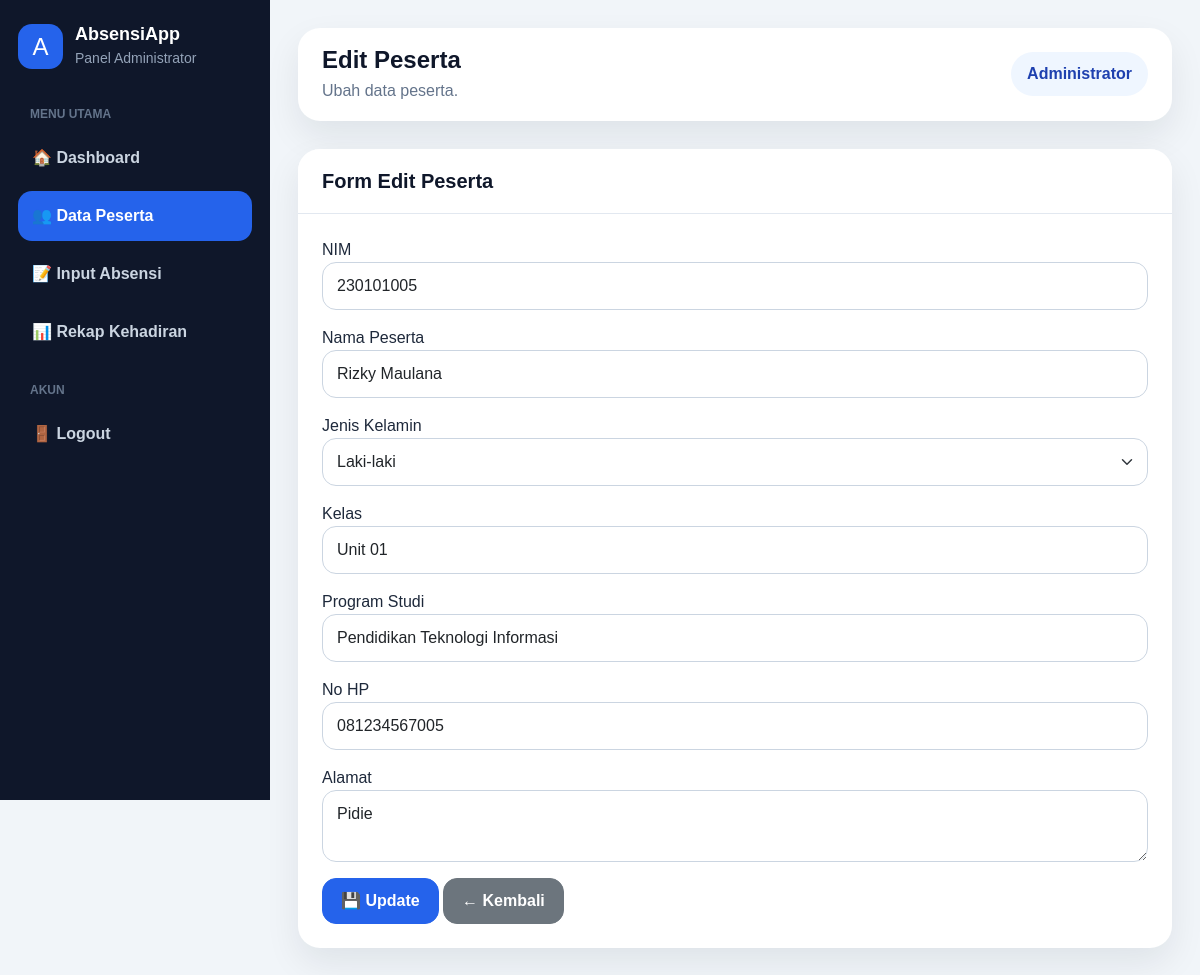
Screenshot of /edit_peserta.php?id=5 with the database file from the repository.
### tables this page shows
CREATE TABLE `peserta` (
  `id_peserta` int(11) NOT NULL,
  `nim` varchar(30) NOT NULL,
  `nama_peserta` varchar(100) NOT NULL,
  `jenis_kelamin` enum('L','P') NOT NULL,
  `kelas` varchar(50) NOT NULL,
  `prodi` varchar(100) DEFAULT NULL,
  `no_hp` varchar(20) DEFAULT NULL,
  `alamat` text DEFAULT NULL,
  `status_peserta` enum('aktif','nonaktif') DEFAULT 'aktif',
  `created_at` timestamp NOT NULL DEFAULT current_timestamp()
);

### edit_peserta.php (the view, shortened to what this page needs)
<?php
require_once 'koneksi.php';
$id = $_GET['id'];
$data = mysqli_query($conn,"SELECT * FROM peserta WHERE id_peserta='$id'");
$p = mysqli_fetch_assoc($data);
?>
<!DOCTYPE html>
<html lang="id">
<head>
<link href="https://cdn.jsdelivr.net/npm/bootstrap@5.3.8/dist/css/bootstrap.min.css" rel="stylesheet">
<link rel="stylesheet" href="assets/css/style.css">
</head>
<body>
<div class="app-layout">
<aside class="sidebar">
<div class="logo">
<div class="logo-box">A</div>
<div>
<h4>AbsensiApp</h4>
<small>Panel Administrator</small>
</div>
</div>
<div class="menu-label">Menu Utama</div>
<ul class="nav-menu">
<li><a href="dashboard.php">🏠 Dashboard</a></li>
<li><a href="peserta.php" class="active">👥 Data Peserta</a></li>
<li><a href="absensi.php">📝 Input Absensi</a></li>
<li><a href="rekap.php">📊 Rekap Kehadiran</a></li>
</ul>
<div class="menu-label">Akun</div>
<ul class="nav-menu">
<li><a href="logout.php">🚪 Logout</a></li>
</ul>
</aside>
<main class="main-content">
<div class="topbar">
<div>
<h2>Edit Peserta</h2>
<p>Ubah data peserta.</p>
</div>
<div class="user-pill">
Administrator
</div>
</div>
<div class="content-card">
<div class="card-header">
<h5>Form Edit Peserta</h5>
</div>
<div class="card-body">
<form method="post">
<div class="mb-3">
<label>NIM</label>
<input type="text" class="form-control" name="nim"
value="<?= $p['nim']; ?>" required>
</div>
<div class="mb-3">
<label>Nama Peserta</label>
<input type="text" class="form-control"
name="nama_peserta"
value="<?= $p['nama_peserta']; ?>" required>
</div>
<div class="mb-3">
<label>Jenis Kelamin</label>
<select class="form-select" name="jenis_kelamin">
<option value="L"
<?= $p['jenis_kelamin']=="L" ? "selected":"";?>>
Laki-laki
</option>
</select>
</div>
<div class="mb-3">
<label>Kelas</label>
<input type="text"
class="form-control"
name="kelas"
value="<?= $p['kelas']; ?>">
</div>
<div class="mb-3">
<label>Program Studi</label>
<input type="text"
class="form-control"
name="prodi"
value="<?= $p['prodi']; ?>">
</div>
<div class="mb-3">
<label>No HP</label>
<input type="text"
class="form-control"
name="no_hp"
value="<?= $p['no_hp']; ?>">
</div>
<div class="mb-3">
<label>Alamat</label>
<textarea class="form-control"
name="alamat"><?= $p['alamat']; ?></textarea>
</div>
<button class="btn btn-primary" name="update">
💾 Update
</button>
<a href="peserta.php" class="btn btn-secondary">
← Kembali
</a>
</form>
</div>
</div>
</main>
</div>
</body>
</html>

### assets/css/style.css (style rules this page uses)
:root { --primary: #2563eb; --primary-dark: #1e40af; --secondary: #64748b; --success: #16a34a; --warning: #f59e0b; --danger: #dc2626; --info: #0891b2; --dark: #0f172a; --light: #f8fafc; --soft-blue: #eff6ff; --border: #e2e8f0; --card-shadow: 0 15px 35px rgba(15, 23, 42, 0.08); }
* { box-sizing: border-box; }
body { font-family: Arial, Helvetica, sans-serif; background: #f1f5f9; color: #1e293b; margin: 0; }
a { text-decoration: none; }
.app-layout { display: flex; min-height: 100vh; }
.sidebar { width: 270px; background: #0f172a; color: white; padding: 24px 18px; position: fixed; min-height: 100vh; }
.sidebar .logo { display: flex; align-items: center; gap: 12px; margin-bottom: 35px; }
.logo-box { width: 45px; height: 45px; border-radius: 14px; background: #2563eb; display: flex; align-items: center; justify-content: center; font-size: 24px; }
.sidebar .logo h4 { margin: 0; font-size: 18px; font-weight: 800; }
.sidebar .logo small { color: #94a3b8; }
.menu-label { color: #64748b; font-size: 12px; text-transform: uppercase; font-weight: 700; margin: 24px 12px 10px; }
.nav-menu { list-style: none; padding: 0; margin: 0; }
.nav-menu li { margin-bottom: 8px; }
.nav-menu a { color: #cbd5e1; display: flex; align-items: center; gap: 12px; padding: 13px 14px; border-radius: 14px; font-weight: 600; transition: 0.2s ease; }
.nav-menu a:hover, .nav-menu a.active { background: #2563eb; color: white; }
.main-content { margin-left: 270px; width: calc(100% - 270px); padding: 28px; }
.topbar { background: white; border-radius: 22px; padding: 18px 24px; box-shadow: var(--card-shadow); display: flex; align-items: center; justify-content: space-between; margin-bottom: 28px; }
.topbar h2 { font-weight: 800; font-size: 24px; margin: 0; color: var(--dark); }
.topbar p { margin: 4px 0 0; color: var(--secondary); }
.user-pill { background: var(--soft-blue); color: var(--primary-dark); border-radius: 50px; padding: 10px 16px; font-weight: 700; }
.content-card { background: white; border-radius: 22px; box-shadow: var(--card-shadow); border: 0; overflow: hidden; }
.content-card .card-header { background: white; border-bottom: 1px solid var(--border); padding: 20px 24px; }
.content-card .card-header h5 { margin: 0; font-weight: 800; color: var(--dark); }
.content-card .card-body { padding: 24px; }
.form-control, .form-select { border-radius: 14px; border-color: #cbd5e1; padding: 11px 14px; }
.btn { border-radius: 14px; font-weight: 700; padding: 10px 18px; }
.btn-primary { background: var(--primary); border-color: var(--primary); }

### rows the page displays
peserta: nim "230101005", nama_peserta "Rizky Maulana", jenis_kelamin "Laki-laki", kelas "Unit 01", prodi "Pendidikan Teknologi Informasi", no_hp "081234567005", alamat "Pidie"
